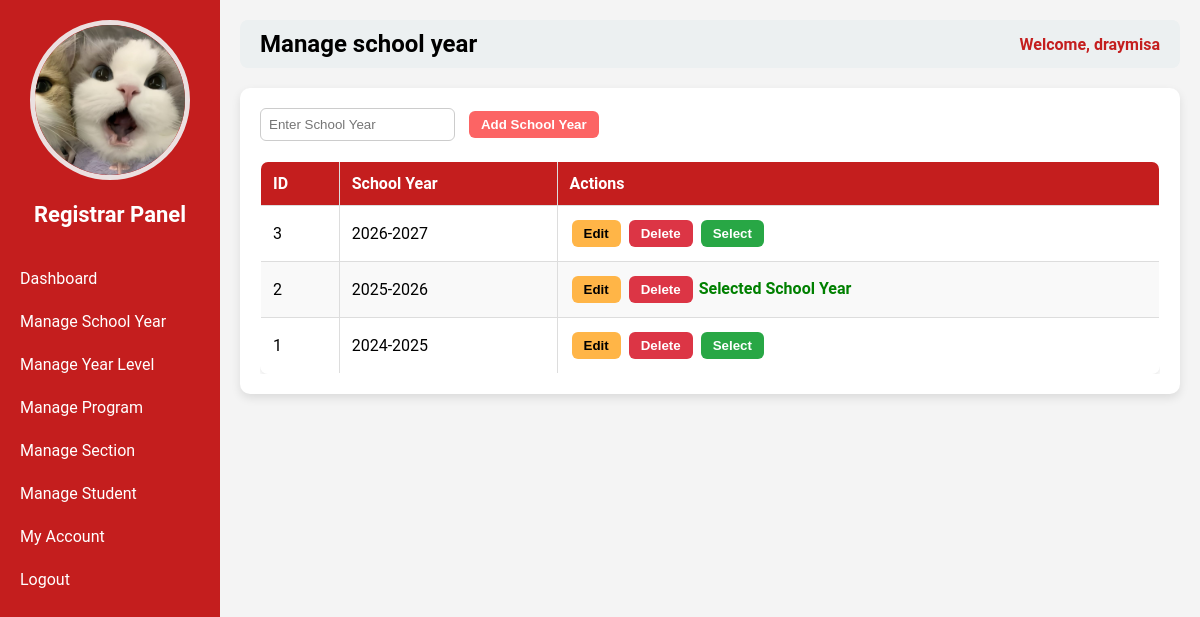
/registrar.php?page=manage_school_year (signed in), run on an earlier commit of the app's database.
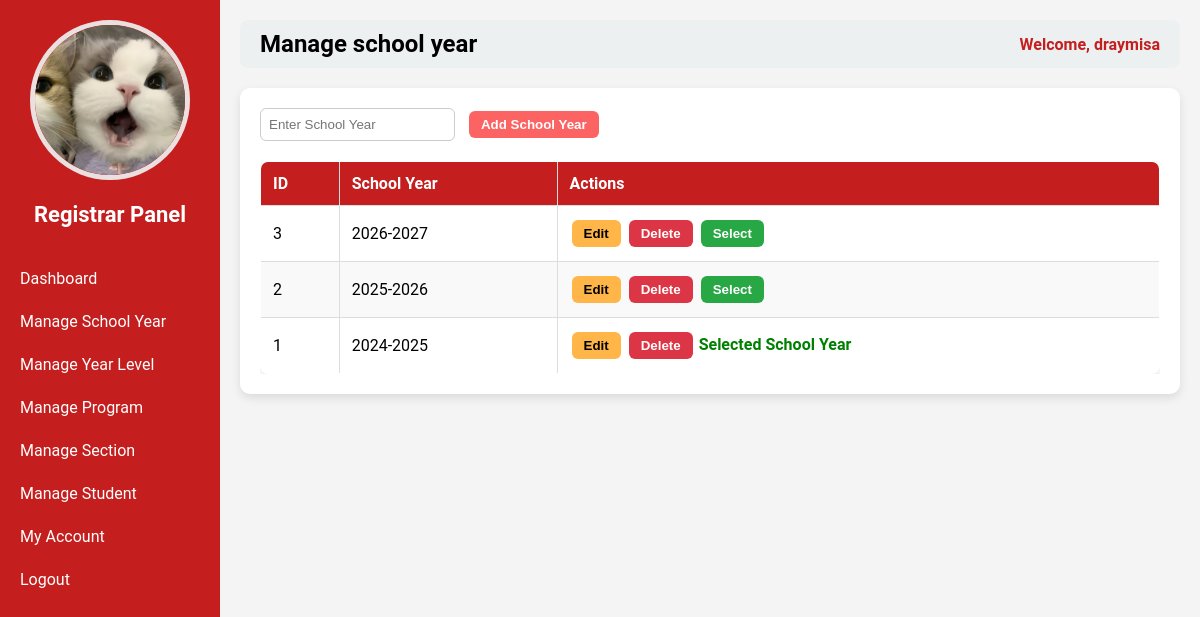
And on a later commit of the database.
### tables this page shows
CREATE TABLE `users` (
  `id` int(11) NOT NULL,
  `username` varchar(50) NOT NULL,
  `password` varchar(255) NOT NULL,
  `role` varchar(50) NOT NULL,
  `email` varchar(255) NOT NULL,
  `contact` varchar(50) NOT NULL,
  `status` varchar(50) NOT NULL,
  `img` varchar(255) NOT NULL
);

CREATE TABLE `school_years` (
  `id` int(11) NOT NULL,
  `school_year` varchar(50) NOT NULL,
  `is_current` tinyint(1) DEFAULT 0
);

### registrar_pages/manage_school_year.php (the view, shortened to what this page needs)
<?php
require __DIR__ . '/../db_connect.php';
$edit_mode = false;
$edit_id = null;
$edit_school_year = "";
$school_years = $pdo->query("SELECT * FROM school_years ORDER BY id DESC")->fetchAll(PDO::FETCH_ASSOC);
$current_sy_row = $pdo->query("SELECT * FROM school_years WHERE is_current = 1 LIMIT 1")->fetch(PDO::FETCH_ASSOC);
$current_sy_id = $current_sy_row ? $current_sy_row['id'] : null;
?>
<div class="container">
    <form method="POST" class="form-box">
        <input type="text" name="school_year" placeholder="Enter School Year" value="<?= htmlspecialchars($edit_school_year); ?>" required>
        <?php if ($edit_mode): ?>
            <input type="hidden" name="id" value="<?= $edit_id; ?>">
            <button type="submit" name="update_school_year" class="btn btn-warning">Update School Year</button>
            <a href="" class="btn btn-secondary">Cancel</a>
        <?php else: ?>
            <button type="submit" name="add_school_year" class="btn btn-primary">Add School Year</button>
        <?php endif; ?>
    </form>
    <div class="table-box">
        <table class="styled-table">
            <thead>
                <tr>
                    <th>ID</th>
                    <th>School Year</th>
                    <th>Actions</th>
                </tr>
            </thead>
            <tbody>
            <?php foreach ($school_years as $sy): ?>
                <tr>
                    <td><?= $sy['id']; ?></td>
                    <td><?= htmlspecialchars($sy['school_year']); ?></td>
                    <td>
                        <form method="POST" class="inline-form">
                            <button type="submit" name="edit_school_year" class="btn btn-warning">Edit</button>
                        </form>
                        <form method="POST" class="inline-form">
                            <button type="submit" name="delete_school_year" class="btn btn-danger" onclick="return confirm('Are you sure?')">Delete</button>
                        </form>
                        <?php if ($current_sy_id != $sy['id']): ?>
                            <form method="POST" class="inline-form">
                                <button type="submit" name="select_sy" class="btn btn-success">Select</button>
                            </form>
                        <?php else: ?>
                            <span class="selected-label">Selected School Year</span>
                        <?php endif; ?>
                    </td>
                </tr>
            <?php endforeach; ?>
            </tbody>
        </table>
    </div>
</div>

### registrar.php (shortened to what this page needs)
<?php
require 'db_connect.php';
$id = $_SESSION['user_id'];
$stmt = $pdo->prepare("SELECT * FROM users WHERE id=?");
$stmt->execute([$id]);
$user = $stmt->fetch(PDO::FETCH_ASSOC);
$page = isset($_GET['page']) ? $_GET['page'] : 'dashboard';
?>
<!DOCTYPE html>
<html>
<head>
</head>
<body>
<div class="sidebar">
    <div class="column profile-photo">
        <?php if (!empty($user['img'])): ?>
            <img src="<?php echo htmlspecialchars($user['img']); ?>" alt="Profile Image">
        <?php else: ?>
            <img src="default.png" alt="Profile Image">
        <?php endif; ?>
    </div>
    <h2>Registrar Panel</h2>
    <a href="?page=dashboard">Dashboard</a>
    <a href="?page=manage_school_year">Manage School Year</a>
    <a href="?page=manage_year_level">Manage Year Level</a>
    <a href="?page=manage_program">Manage Program</a>
    <a href="?page=manage_section">Manage Section</a>
    <a href="?page=manage_student">Manage Student</a>
    <a href="?page=my_account">My Account</a>
    <a href="logout.php">Logout</a>
</div>
<div class="main-content">
    <div class="header">
        <h2><?php echo ucfirst(str_replace('_',' ', $page)); ?></h2>
        <span>Welcome, <?php echo $_SESSION['username']; ?></span>
    </div>
    <div class="content" style="margin-top:20px;">
        <?php
        $pageFile = "registrar_pages/{$page}.php";
        if (file_exists($pageFile)) {
            include $pageFile;
        } else {
            echo "<p>Page not found.</p>";
        }
        ?>
    </div>
</div>
</body>
</html>

### registrar.php (style rules this page uses)
body { margin:0; font-family:'Roboto', sans-serif; background:#f4f4f4; }
.sidebar { position: fixed; top:0; left:0; width:220px; height:100%; background-color:#c41e1e; color:white; display:flex; flex-direction:column; padding-top:20px; }
.sidebar h2 { text-align:center; margin-bottom:30px; font-size:22px; }
.sidebar a { padding:12px 20px; text-decoration:none; color:white; display:block; transition:0.3s; }
.main-content { margin-left:220px; padding:20px; }
.header { display:flex; justify-content:space-between; align-items:center; background:#ecf0f1; padding:10px 20px; border-radius:8px; }
.header h2 { margin:0; }
.header span { font-weight: bold;color: #c41e1e; }
.profile-photo { text-align: center; }
.profile-photo img { width: 150px; height: 150px; object-fit: cover; border-radius: 50%; border: 5px solid #ebe0e0ff; }

### registrar_pages/manage_school_year.php (style rules this page uses)
.container { background: #fff; padding: 20px; border-radius: 10px; box-shadow: 0 4px 10px rgba(0,0,0,0.1); }
.form-box { margin-bottom: 20px; }
.form-box input[type="text"] { padding: 8px; border-radius: 6px; border: 1px solid #ccc; margin-right: 10px; }
.table-box { max-height: 400px; overflow-y: auto; }
.styled-table { width: 100%; border-collapse: collapse; border: 1px solid #ddd; border-radius: 8px; overflow: hidden; box-shadow: 0 2px 5px rgba(0,0,0,0.1); }
.styled-table thead { background: #c41e1e; color: white; }
.styled-table th, .styled-table td { padding: 12px; text-align: left; border: 1px solid #ddd; }
.styled-table tr:nth-child(even) { background: #f9f9f9; }
.inline-form { display: inline-block; margin: 2px; }
.btn { padding: 6px 12px; border-radius: 6px; border: none; cursor: pointer; font-weight: bold; color: white; }
.btn-primary { background: #fc6464ff; }
.btn-warning { background: #ffb547ff; color: black; }
.btn-danger { background: #dc3545; }
.btn-success { background: #28a745; }
.selected-label { color: green; font-weight: bold; }

What changed in the data, as far as the page shows it:
changed school_years id 2: text "Selected School Year" → "Select"
changed school_years id 1: text "Select" → "Selected School Year"
